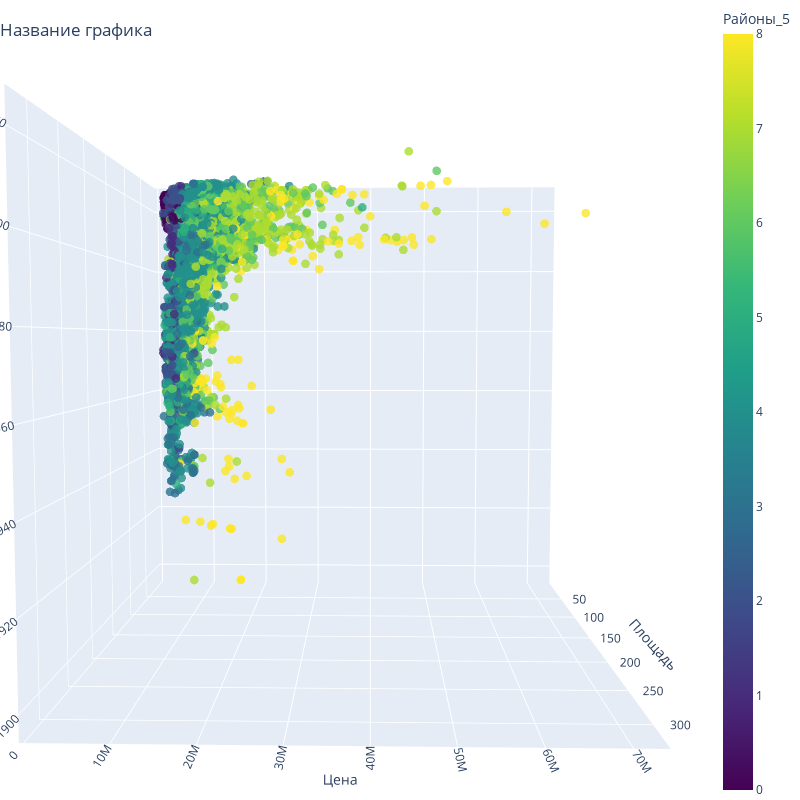

Notebook code cell kept with this figure:
### Code cell
#plt.figure(figsize = (20, 20))

trace1 = go.Scatter3d(
                      x = df['ОПлощадь'],                                                      #Ось X
                      y = df['Цена'],                                                          #Ось Y
                      z = df['ГП_2'],                                                          #Ось Z
                      mode = 'markers',
                      marker = dict(
                                    color = df['Районы_5'].astype(int),
                                    colorscale = 'Viridis',                                    #тут выбираем палитру (набор цветов), см. ниже примеры
                                    colorbar = dict(
                                                    title = 'Районы_5',                        #название цветовой шкалы
                                                    tickvals = df['Районы_5'].astype(int)      #colorbar создает цветовую шкалу
                                                   ),
                                    size = 3,                                                  #размер точек на графике
                                    line = dict(
                                                color = df['Районы_5'].astype(int),
                                                width = 0
                                               ),
                                    opacity = 0.8                                              #прозрачность точек
                                   )
                     )

df1 = [trace1]

layout = go.Layout(
                   #title = 'Название графика',
                   width = 800,                                                                #ширина графика
                   height = 800,                                                               #высота графика
                   margin = dict(
                                 l = 0,
                                 r = 0,
                                 b = 0,
                                 t = 0  
                                ),
                   scene = dict(
                                xaxis = dict(title  = 'Площадь'),                              #названия осей
                                yaxis = dict(title  = 'Цена'),
                                zaxis = dict(title  = 'ГП_2')
                               )
                  )

fig = go.Figure(
                data = df1, 
                layout = layout,
                #layout_title_text = 'Название графика'
               )

fig.update_layout(
                  title = 'Название графика',                                                 #название графика
                  title_x = 0,                                                                #положение названия по горизонту
                  title_y = 0.97                                                              #положение названия по вертикали
                 )

py.iplot(fig)

### Figure 1 — Plotly figure (JSON) as saved in the notebook; plotly's stock layout.template omitted (floating-point values rounded to 4 significant figures; data arrays with more than 128 entries replaced by an {"elided": "..."} marker saying what was removed)
{"data": [{"marker": {"color": {"elided": "9535 int values"}, "colorbar": {"tickvals": {"elided": "9535 int values"}, "title": {"text": "Районы_5"}}, "colorscale": [[0, "#440154"], [0.1111, "#482878"], [0.2222, "#3e4989"], [0.3333, "#31688e"], [0.4444, "#26828e"], [0.5556, "#1f9e89"], [0.6667, "#35b779"], [0.7778, "#6ece58"], [0.8889, "#b5de2b"], [1, "#fde725"]], "line": {"color": {"elided": "9535 int values"}, "width": 0}, "opacity": 0.8, "size": 3}, "mode": "markers", "type": "scatter3d", "x": {"elided": "9535 float values"}, "y": {"elided": "9535 int values"}, "z": {"elided": "9535 int values"}}], "layout": {"height": 800, "margin": {"b": 0, "l": 0, "r": 0, "t": 0}, "scene": {"aspectmode": "auto", "aspectratio": {"x": 1, "y": 1, "z": 1}, "camera": {"center": {"x": 0, "y": 0, "z": 0}, "eye": {"x": 1.944, "y": 0.0417, "z": 0.1229}, "projection": {"type": "perspective"}, "up": {"x": 0, "y": 0, "z": 1}}, "xaxis": {"title": {"text": "Площадь"}, "type": "linear"}, "yaxis": {"title": {"text": "Цена"}, "type": "linear"}, "zaxis": {"title": {"text": "ГП_2"}, "type": "linear"}}, "title": {"text": "Название графика", "x": 0, "y": 0.97}, "width": 800}}
